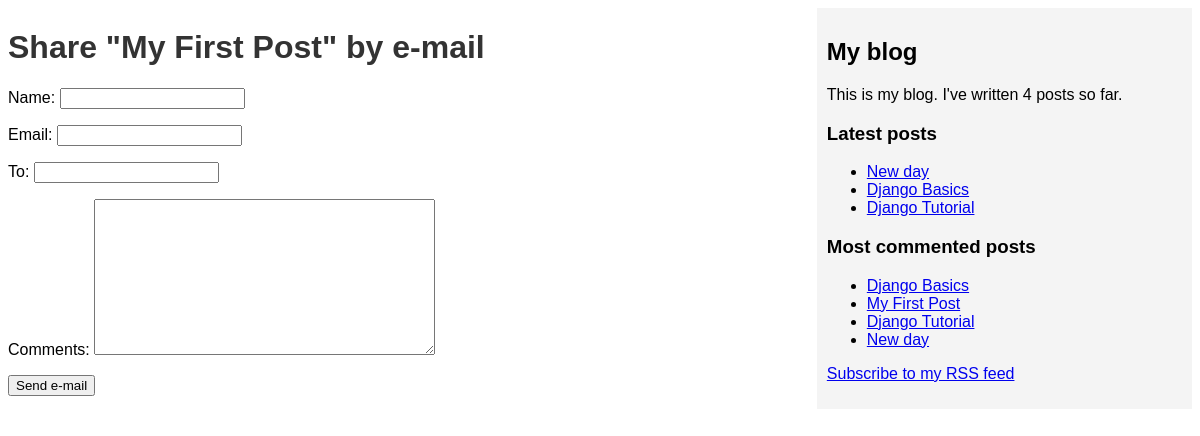
/blog/3/share/, run on the app's committed database.
### blog/models.py (models this page shows, shortened)
class Post(models.Model):
    class Status(models.TextChoices):
        DRAFT = 'DF', 'Draft'
        PUBLISHED = 'PB', 'Published'
    title = models.CharField(max_length=250)
    tags = TaggableManager()
    slug = models.SlugField(
        max_length=250,
        unique_for_date='publish'
    )
    author = models.ForeignKey(
        settings.AUTH_USER_MODEL,
        on_delete=models.CASCADE,
        related_name='blog_posts'
    )
    body = models.TextField()
    publish = models.DateTimeField(default=timezone.now)
    created = models.DateTimeField(auto_now_add=True)
    updated = models.DateTimeField(auto_now=True)
    status = models.CharField(
        max_length=2,
        choices=Status,
        default=Status.DRAFT
    )
    is_active = models.BooleanField(default=True)
    objects = models.Manager()
    published = PublishedManager()
    class Meta:
        ordering = ['-publish']
        indexes = [
            models.Index(fields=['-publish']),
        ]
    def get_absolute_url(self):
        return reverse(
            'blog:post_detail',
            args=[
                self.publish.year,
                self.publish.month,
                self.publish.day,
                self.slug
            ]
        )

### blog/views.py (the view)
# urls.py: path('<int:post_id>/share/', views.post_share, name='post_share'),
def post_share(request, post_id):
    post = get_object_or_404(
        Post,
        id=post_id,
        status=Post.Status.PUBLISHED,
        is_active=True
    )
    sent = False
    if request.method == 'POST':
        form = EmailPostForm(request.POST)
        if form.is_valid():
            cd = form.cleaned_data
            post_url = request.build_absolute_uri(
                post.get_absolute_url()
            )
            subject = (
                f"{cd['name']} recommends you read '{post.title}'"
            )
            message = (
                f'Read "{post.title}" at {post_url}\n\n'
                f"Sender email: {cd['email']}\n\n"
                f"{cd['name']}'s comments:\n"
                f"{cd['comments']}"
            )
            send_mail(
                subject,
                message,
                settings.DEFAULT_FROM_EMAIL,
                [cd['to']]
            )
            sent = True
    else:
        form = EmailPostForm()
    return render(
        request,
        'blog/post/share.html',
        {
            'post': post,
            'form': form,
            'sent': sent
        }
    )

### blog/forms.py
class EmailPostForm(forms.Form):
    name = forms.CharField(max_length=25)
    email = forms.EmailField()
    to = forms.EmailField()
    comments = forms.CharField(
        required=False,
        widget=forms.Textarea
    )

### blog/models.py (called while the page is built)
    def get_queryset(self):
        return super().get_queryset().filter(status=Post.Status.PUBLISHED)

### blog/templatetags/blog_tags.py (called while the page is built)
@register.simple_tag
def total_posts():
    return Post.published.count()

@register.inclusion_tag('blog/post/latest_posts.html')
def show_latest_posts(count=5):
    latest_posts = Post.published.order_by('-publish')[:count]
    return {'latest_posts': latest_posts}

@register.simple_tag
def get_most_commented_posts(count=5):
    return Post.published.annotate(
        total_comments=Count('comments')
    ).order_by('-total_comments')[:count]

### blog/templates/blog/post/share.html (shortened to what this page needs)
{% extends "blog/base.html" %}
{% block content %}
{% if sent %}
<h2>Email sent successfully ✅</h2>
<p>
"{{ post.title }}" was successfully sent to {{ form.cleaned_data.to }}.
</p>
{% else %}
<h1>Share "{{ post.title }}" by e-mail</h1>
<form method="post">
    {{ form.as_p }}
    <input type="submit" value="Send e-mail">
</form>
{% endif %}
{% endblock %}

### blog/templates/blog/base.html (shortened to what this page needs)
{% load blog_tags %}
{% load static %}
<!DOCTYPE html>
<html>
<head>
<link href="{% static 'css/blog.css' %}" rel="stylesheet">
</head>
<body>
<div id="content">
{% block content %}
{% endblock %}
</div>
<div id="sidebar">
    <h2>My blog</h2>
    <p>
        This is my blog.
        I've written {% total_posts %} posts so far.
    </p>
    <h3>Latest posts</h3>
    {% show_latest_posts 3 %}
    <h3>Most commented posts</h3>
    {% get_most_commented_posts as most_commented_posts %}
    <ul>
    {% for post in most_commented_posts %}
        <li>
            <a href="{{ post.get_absolute_url }}">{{ post.title }}</a>
        </li>
    {% endfor %}
    </ul>
    <p>
        <a href="{% url 'blog:post_feed' %}">
            Subscribe to my RSS feed
        </a>
    </p>
</div>
</body>
</html>

### blog/templates/blog/post/latest_posts.html
<ul>
{% for post in latest_posts %}
    <li>
        <a href="{{ post.get_absolute_url }}">{{ post.title }}</a>
    </li>
{% endfor %}
</ul>

### blog/static/css/blog.css (style rules this page uses)
body { font-family: Arial, sans-serif; }
#content { width: 60%; float: left; }
#sidebar { width: 30%; float: right; background: #f4f4f4; padding: 10px; }
h1 { color: #333; }

### data on the page
Post: title "My First Post"
Post: title "New day"
Post: title "Django Basics"
Post: title "Django Tutorial"
